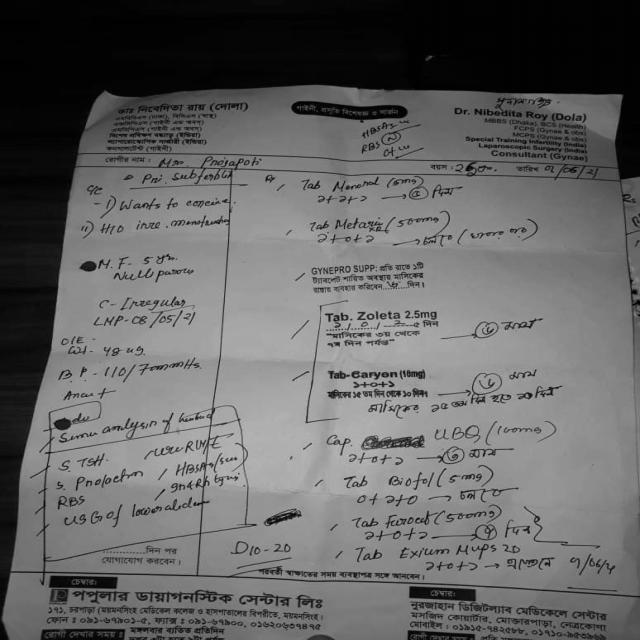
#> input picture Prescription Text Localization and Classification/read_image/sample3.jpg, 640 x 640 px
$ jupyter execute page_detection.ipynb   (shell and % lines are left out)
#> lines starting #> are read from the running program, lines starting #| are printed output that depends on the picture; after the words box and inside, x2 and y2 are one past the last pixel; in counts of white or black regions, pixels touching at a corner belong together
# Page Detection
This code finds and crops the page out of the image

[cell 1]
# ! pip install pandas
import sys
import numpy as np
import pandas as pd
import matplotlib.pyplot as plt
import cv2


SMALL_HEIGHT = 800


def implt(img, cmp=None, t=''):
    """Show image using plt."""
    plt.imshow(img, cmap=cmp)
    plt.title(t)
    plt.show()


def resize(img, height=SMALL_HEIGHT, always=False):
    """Resize image to given height."""
    if (img.shape[0] > height or always):
        rat = height / img.shape[0]
        return cv2.resize(img, (int(rat * img.shape[1]), height))

    return img


def ratio(img, height=SMALL_HEIGHT):
    """Getting scale ratio."""
    return img.shape[0] / height


def img_extend(img, shape):
    """Extend 2D image (numpy array) in vertical and horizontal direction.
    Shape of result image will match 'shape'
    Args:
        img: image to be extended
        shape: shape (touple) of result image
    Returns:
        Extended image
    """
    x = np.zeros(shape, np.uint8)
    x[:img.shape[0], :img.shape[1]] = img
    return x

plt.rcParams['figure.figsize'] = (9.0, 9.0)

### Global Variables

[cell 2]
# Loading images and ploting it (converting to RGB from BGR)
image = cv2.cvtColor(cv2.imread("sample3.jpg"), cv2.COLOR_BGR2RGB)
#> image is the input picture: shape (640, 640, 3); min 0, max 200, mean 100.6
implt(image)

[cell 3]
def edges_det(img, min_val, max_val):
    """ Preprocessing (gray, thresh, filter, border) + Canny edge detection """
#> called with min_val = 200, max_val = 250
    img = cv2.cvtColor(img, cv2.COLOR_BGR2GRAY)

    # Applying blur and threshold
    img = cv2.bilateralFilter(img, 9, 75, 75)
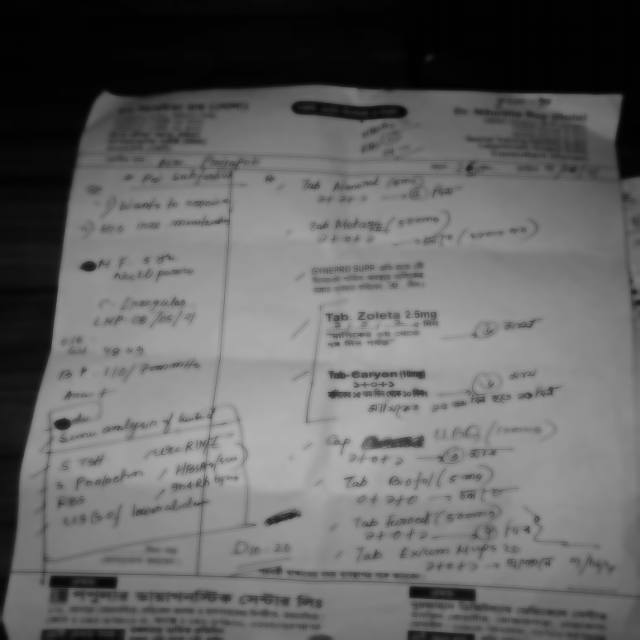
#> img: shape (640, 640); min 1, max 177, mean 101
    img = cv2.adaptiveThreshold(img, 255, cv2.ADAPTIVE_THRESH_GAUSSIAN_C, cv2.THRESH_BINARY, 115, 4)
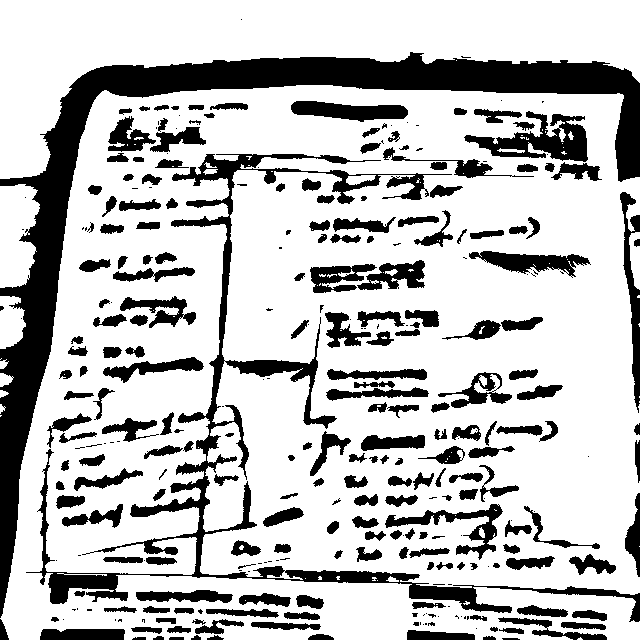
#> img: shape (640, 640); 75% white; 307 black regions (98 under 20 px), largest, box (x1, y1, x2, y2) and area: (0, 52, 640, 618) 32866, (26, 154, 640, 622) 16686, (464, 111, 588, 162) 2781
    implt(img, 'gray', 'Adaptive Threshold')

    # Median blur replace center pixel by median of pixels under kelner
    # => removes thin details
    img = cv2.medianBlur(img, 11)
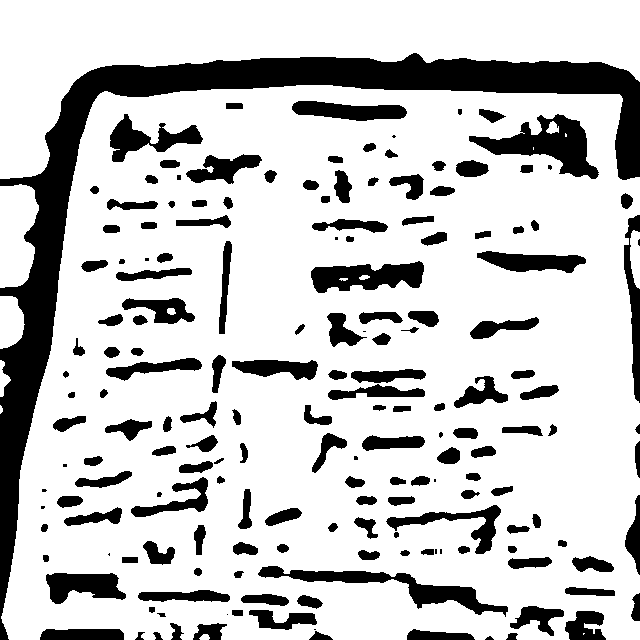
#> img: shape (640, 640); 78.4% white; 176 black regions (17 under 20 px), largest, box (x1, y1, x2, y2) and area: (0, 53, 640, 640) 33086, (469, 114, 599, 179) 3417, (258, 566, 508, 617) 2923

    # Add black border - detection of border touching pages
    # Contour can't touch side of image
    img = cv2.copyMakeBorder(img, 5, 5, 5, 5, cv2.BORDER_CONSTANT, value=[0, 0, 0])
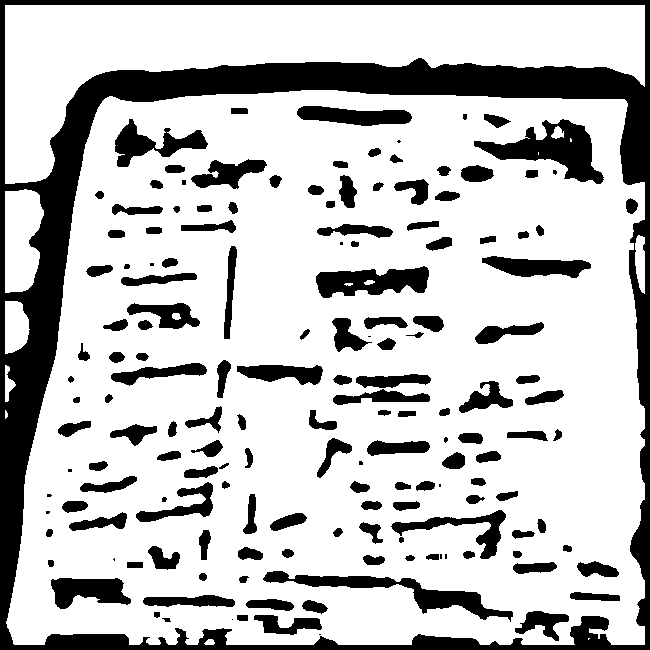
#> img: shape (650, 650); 76% white; 160 black regions (16 under 20 px), largest, box (x1, y1, x2, y2) and area: (0, 0, 650, 650) 51395, (474, 119, 604, 184) 3417, (263, 571, 513, 622) 2923
    implt(img, 'gray', 'Median Blur + Border')

    return cv2.Canny(img, min_val, max_val)
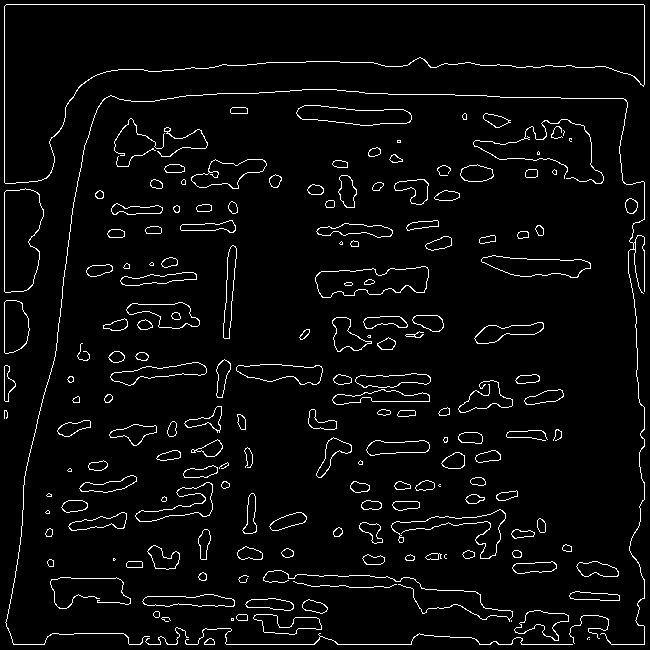
#> returned value: shape (650, 650); 4.1% white in thin lines or dots

[cell 4]
small = resize(image)
# Edge detection ()
edges_image = edges_det(small, 200, 250)

# Close gaps between edges (double page clouse => rectangle kernel)
edges_image = cv2.morphologyEx(edges_image, cv2.MORPH_CLOSE, np.ones((5, 11)))
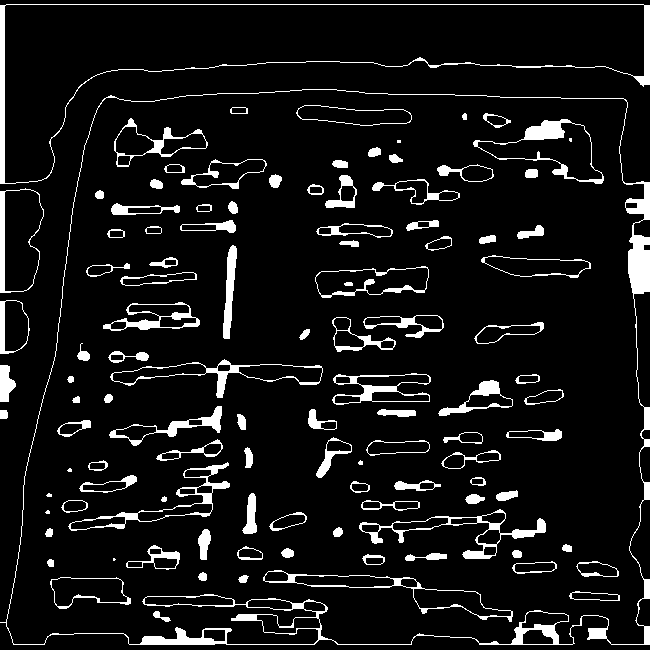
#> edges_image: shape (650, 650); 8.3% white; 111 white regions (7 under 20 px)
implt(edges_image, 'gray', 'Edges')

[cell 5]
def four_corners_sort(pts):
    """ Sort corners: top-left, bot-left, bot-right, top-right"""
    diff = np.diff(pts, axis=1)
    summ = pts.sum(axis=1)
    return np.array([pts[np.argmin(summ)],
                     pts[np.argmax(diff)],
                     pts[np.argmax(summ)],
                     pts[np.argmin(diff)]])


def contour_offset(cnt, offset):
    """ Offset contour because of 5px border """
    cnt += offset
    cnt[cnt < 0] = 0
    return cnt


def find_page_contours(edges, img):
    """ Finding corner points of page contour """
    # Getting contours
    contours, hierarchy = cv2.findContours(edges, cv2.RETR_TREE, cv2.CHAIN_APPROX_SIMPLE)
#> contours = 216 contours, 8 with area under 20; largest, box (x1, y1, x2, y2) and area: (0, 89, 650, 645) 322076, (6, 89, 645, 645) 315218, (0, 4, 650, 184) 47778, (4, 4, 645, 184) 46470, (473, 119, 604, 184) 3820

    # Finding biggest rectangle otherwise return original corners
    height = edges.shape[0]
#> height = 650
    width = edges.shape[1]
#> width = 650
    MIN_COUNTOUR_AREA = height * width * 0.5
#> MIN_COUNTOUR_AREA = 211250
    MAX_COUNTOUR_AREA = (width - 10) * (height - 10)
#> MAX_COUNTOUR_AREA = 409600

    max_area = MIN_COUNTOUR_AREA
#> max_area = 211250
    page_contour = np.array([[0, 0],
                            [0, height-5],
                            [width-5, height-5],
                            [width-5, 0]])
#> page_contour = [[0, 0], [0, 645], [645, 645], [645, 0]]

    for cnt in contours:
        perimeter = cv2.arcLength(cnt, True)
        approx = cv2.approxPolyDP(cnt, 0.03 * perimeter, True)

        # Page has 4 corners and it is convex
        if (len(approx) == 4 and
                cv2.isContourConvex(approx) and
                max_area < cv2.contourArea(approx) < MAX_COUNTOUR_AREA):

            max_area = cv2.contourArea(approx)
            page_contour = approx[:, 0]
#> this loop made 216 passes
#> (perimeter, max_area, page_contour) on pass 7: (2608.5, 315521.5, [[102, 100], [13, 644], [649, 644], [625, 99]])
#> perimeter on passes 1 to 6: 28.83, 95.8, 149.9, 135.9, 286.5, 274.7
#> after the loop, max_area = 315521.5

    # Sort corners and offset them
    page_contour = four_corners_sort(page_contour)
#> in four_corners_sort, `diff = np.diff(pts, axis=1)`: diff = [-2, 631, -5, -526]
#> in four_corners_sort, `summ = pts.sum(axis=1)`: summ = [202, 657, 1293, 724]
    return contour_offset(page_contour, (-5, -5))
#> in contour_offset, `cnt += offset`: cnt = [[97, 95], [8, 639], [644, 639], [620, 94]]

[cell 6]
page_contour = find_page_contours(edges_image, small)
#> page_contour = [[97, 95], [8, 639], [644, 639], [620, 94]]
print("PAGE CONTOUR:")
print(page_contour)
#| [[ 97  95]
#|  [  8 639]
#|  [644 639]
#|  [620  94]]
implt(cv2.drawContours(small, [page_contour], -1, (0, 255, 0), 3))
#> in implt (call 5), `plt.show()`:
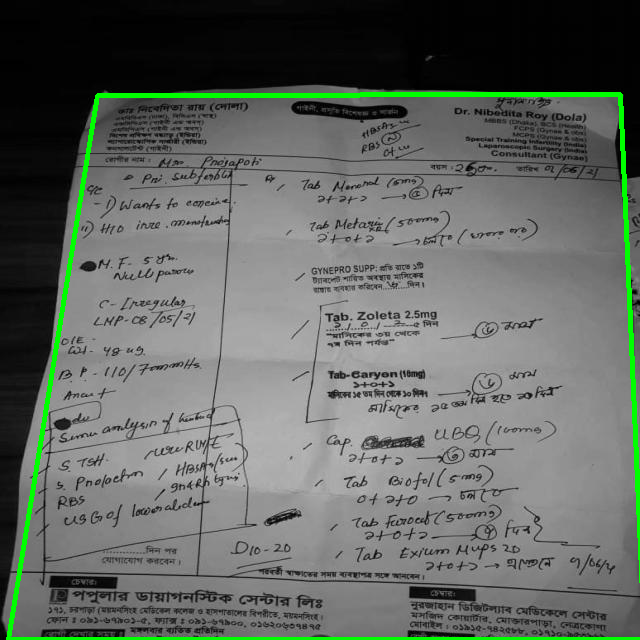
#> shown: shape (640, 640, 3); mean R, G, B 98.5, 104.4, 98.5


# Recalculate to original scale
page_contour = page_contour.dot(ratio(image, small.shape[0]))

[cell 7]
def persp_transform(img, s_points):
    """ Transform perspective from start points to target points """
    # Euclidean distance - calculate maximum height and width
    height = max(np.linalg.norm(s_points[0] - s_points[1]),
                 np.linalg.norm(s_points[2] - s_points[3]))
#> height = 551.2
    width = max(np.linalg.norm(s_points[1] - s_points[2]),
                 np.linalg.norm(s_points[3] - s_points[0]))
#> width = 636

    # Create target points
    t_points = np.array([[0, 0],
                        [0, height],
                        [width, height],
                        [width, 0]], np.float32)
#> t_points = [[0, 0], [0, 551.2], [636, 551.2], [636, 0]]

    # getPerspectiveTransform() needs float32
    if s_points.dtype != np.float32:
        s_points = s_points.astype(np.float32)
#> s_points = [[97, 95], [8, 639], [644, 639], [620, 94]]

    M = cv2.getPerspectiveTransform(s_points, t_points)
#> M = [[1.27, 0.207, -142.6], [0.00245, 1.28, -122], [4.44e-06, 0.000413, 1]]
    return cv2.warpPerspective(img, M, (int(width), int(height)))
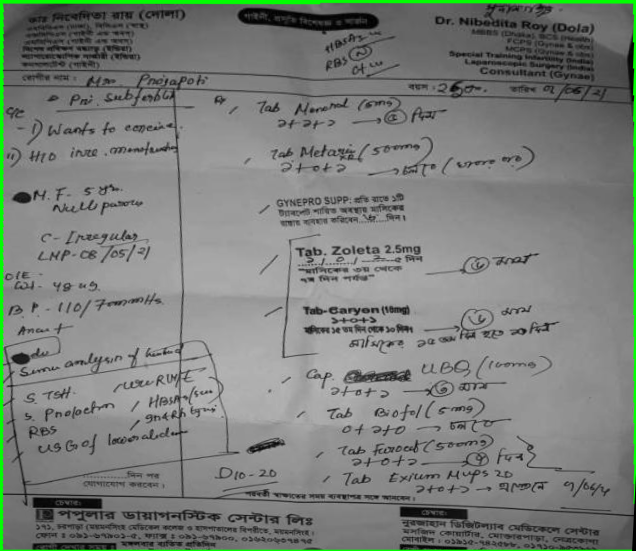
#> returned value: shape (551, 636, 3); mean of channels 0, 1, 2 123.2, 127.6, 123.2; drawn as B, G, R


newImage = persp_transform(image, page_contour)
implt(newImage, t='Result')

$ run again, with Prescription Text Localization and Classification/read_image/sample1.jpg copied over Prescription Text Localization and Classification/read_image/sample3.jpg
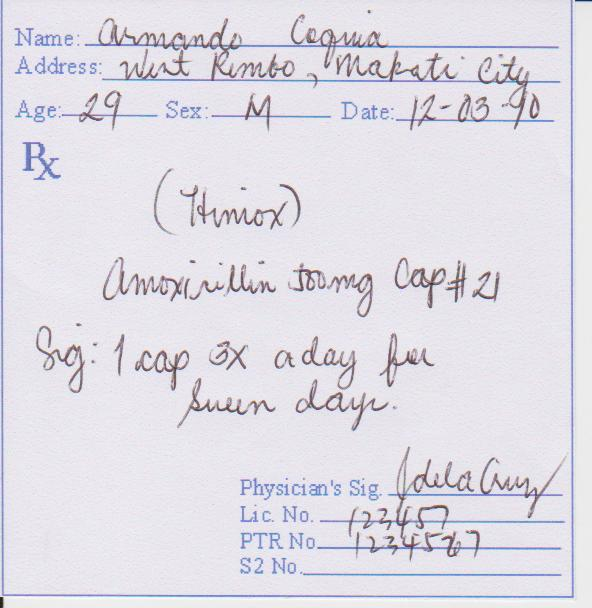
#> input picture Prescription Text Localization and Classification/read_image/sample1.jpg, 592 x 608 px
#> in edges_det, `img = cv2.adaptiveThreshold(img, 255, cv2.ADAPTIVE_THRESH_GAUSSIAN_C, ..`:
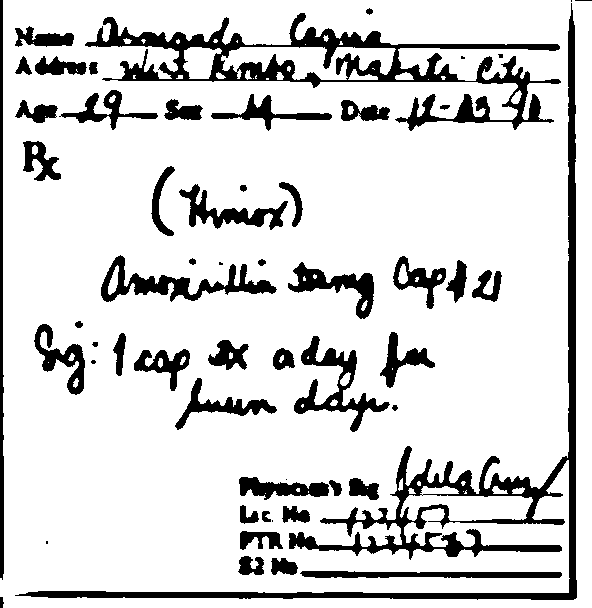
#> img: shape (608, 592); 84.3% white; 57 black regions (9 under 20 px), largest, box (x1, y1, x2, y2) and area: (15, 3, 577, 600) 14712, (85, 13, 561, 131) 11642, (101, 255, 277, 302) 2559
#> edges_image: shape (618, 602); 9.2% white; 44 white regions
#> contours = 116 contours; largest, box (x1, y1, x2, y2) and area: (0, 4, 602, 613) 361164, (4, 4, 597, 613) 358035, (348, 30, 582, 605) 10614, (98, 22, 325, 90) 4674, (294, 19, 461, 87) 4304
#> the loop in find_page_contours, `for cnt in contours:` made 116 passes
#> (perimeter, max_area, page_contour) on pass 1: (2414.4, 359712, [[9, 4], [0, 604], [601, 612], [601, 6]])
#> after the loop in find_page_contours, `for cnt in contours:`: max_area = 359712
#> diff = [-5, 604, 11, -595]
#> summ = [13, 604, 1213, 607]
#> cnt = [[4, -1], [-5, 599], [596, 607], [596, 1]]
#> `page_contour = find_page_contours(edges_image, small)`: page_contour = [[4, 0], [0, 599], [596, 607], [596, 1]]
#| [[  4   0]
#|  [  0 599]
#|  [596 607]
#|  [596   1]]
#> in persp_transform, `height = max(np.linalg.norm(s_points[0] - s_points[1]), np.linalg.norm..`: height = 606
#> in persp_transform, `width = max(np.linalg.norm(s_points[1] - s_points[2]), np.linalg.norm(..`: width = 596.1
#> t_points = [[0, 0], [0, 606], [596.1, 606], [596.1, 0]]
#> s_points = [[4, 0], [0, 599], [596, 607], [596, 1]]
#> M = [[1.02, 0.0068, -4.07], [-0.00172, 1.02, 0.00688], [1.96e-05, 1.14e-05, 1]]
#> in persp_transform, `return cv2.warpPerspective(img, M, (int(width), int(height)))`:
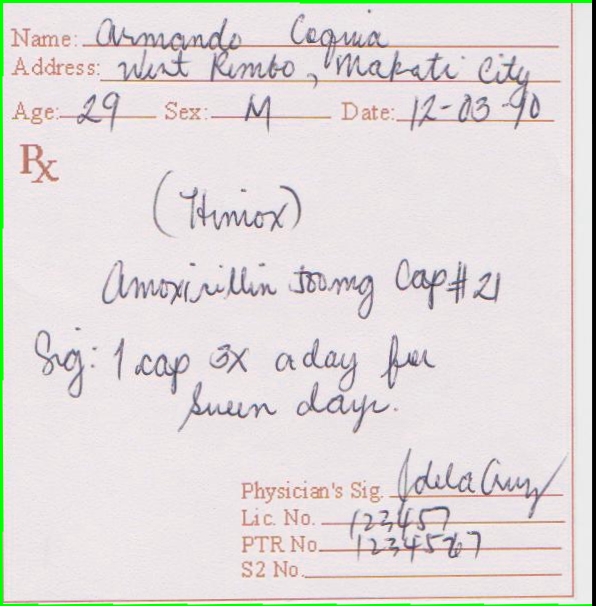
#> returned value: shape (606, 596, 3); mean of channels 0, 1, 2 219.6, 220.3, 225.2; drawn as B, G, R

$ run again, with Prescription Text Localization and Classification/read_image/sample12.jpg copied over Prescription Text Localization and Classification/read_image/sample3.jpg
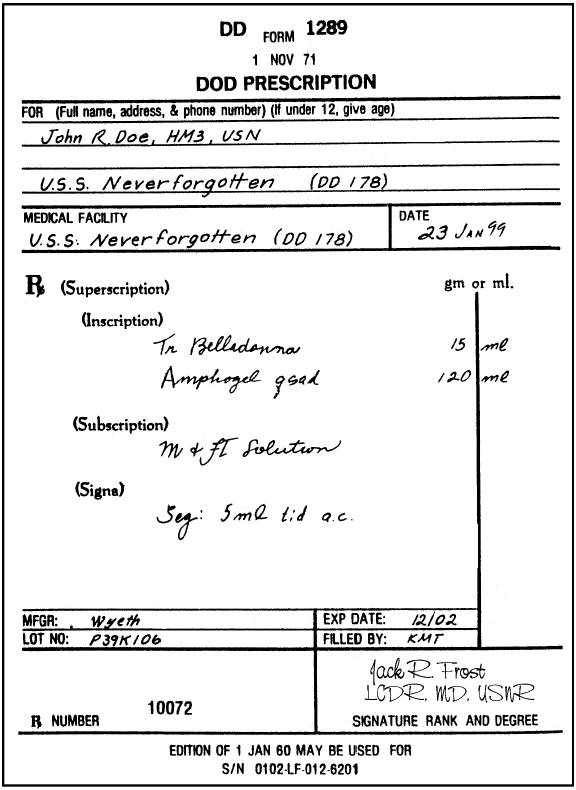
#> input picture Prescription Text Localization and Classification/read_image/sample12.jpg, 576 x 790 px
#> `edges_image = cv2.morphologyEx(edges_image, cv2.MORPH_CLOSE, np.ones((..`:
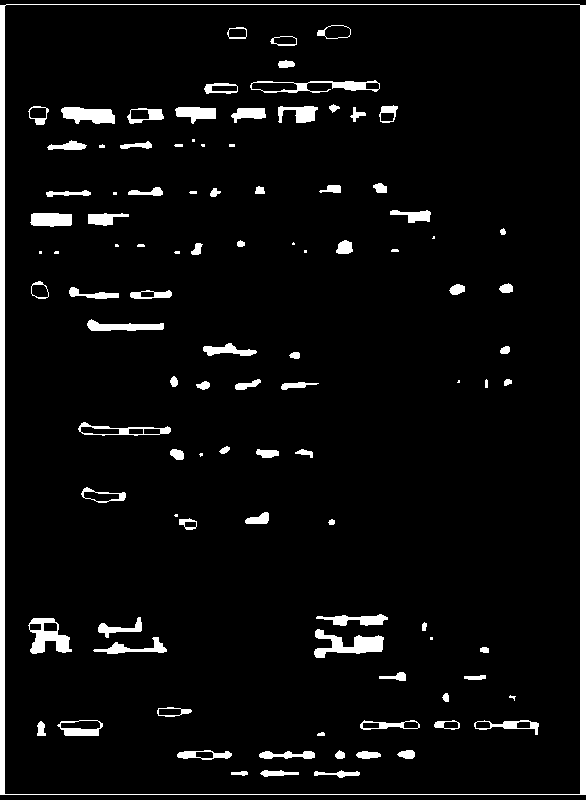
#> edges_image: shape (800, 586); 5.6% white; 101 white regions (17 under 20 px)
#> contours = 128 contours, 23 with area under 20; largest, box (x1, y1, x2, y2) and area: (0, 4, 586, 795) 462139, (4, 4, 581, 795) 455036, (28, 618, 72, 654) 890, (250, 80, 380, 93) 867, (314, 629, 384, 658) 838
#> the loop in find_page_contours, `for cnt in contours:` made 128 passes
#> (perimeter, max_area, page_contour) on pass 2: (2729.1, 453282, [[6, 4], [580, 5], [579, 794], [4, 793]])
#> after the loop in find_page_contours, `for cnt in contours:`: max_area = 453282
#> diff = [-2, -575, 215, 789]
#> summ = [10, 585, 1373, 797]
#> in find_page_contours, `page_contour = four_corners_sort(page_contour)`: page_contour = [[6, 4], [4, 793], [579, 794], [580, 5]]
#> in contour_offset, `cnt += offset`: cnt = [[1, -1], [-1, 788], [574, 789], [575, 0]]
#> `page_contour = find_page_contours(edges_image, small)`: page_contour = [[1, 0], [0, 788], [574, 789], [575, 0]]
#| [[  1   0]
#|  [  0 788]
#|  [574 789]
#|  [575   0]]
#> in persp_transform, `height = max(np.linalg.norm(s_points[0] - s_points[1]), np.linalg.norm..`: height = 789
#> in persp_transform, `width = max(np.linalg.norm(s_points[1] - s_points[2]), np.linalg.norm(..`: width = 574
#> t_points = [[0, 0], [0, 789], [574, 789], [574, 0]]
#> s_points = [[1, 0], [0, 788], [574, 789], [575, 0]]
#> M = [[1, 0.00127, -1], [1.77e-19, 1, -1.02e-16], [2.21e-06, 5.61e-09, 1]]
#> in persp_transform, `return cv2.warpPerspective(img, M, (int(width), int(height)))`:
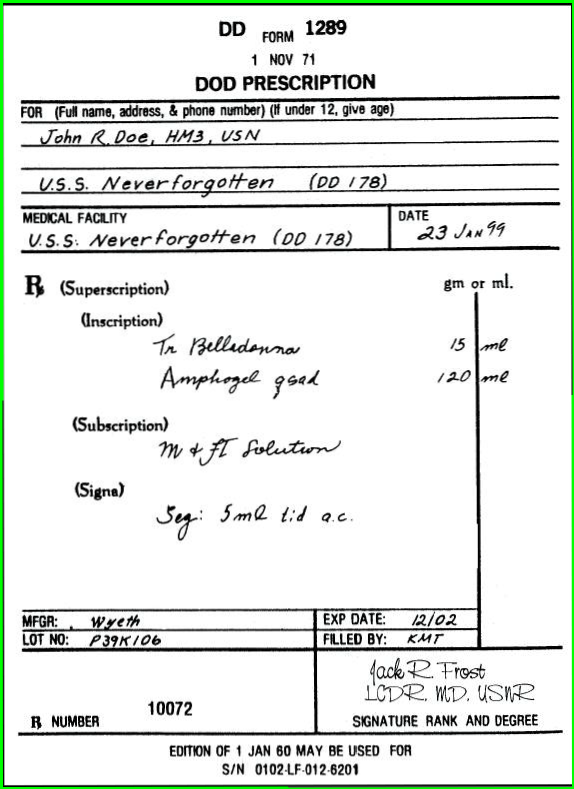
#> returned value: shape (789, 574, 3); mean of channels 0, 1, 2 228.7, 232.5, 228.6; drawn as B, G, R
